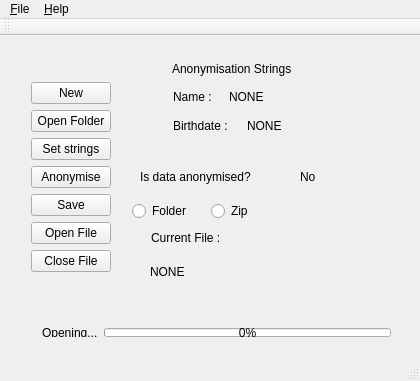
<?xml version="1.0" encoding="UTF-8"?>
<ui version="4.0">
 <class>MainWindow</class>
 <widget class="QMainWindow" name="MainWindow">
  <property name="geometry">
   <rect>
    <x>0</x>
    <y>0</y>
    <width>420</width>
    <height>381</height>
   </rect>
  </property>
  <property name="windowTitle">
   <string>MainWindow</string>
  </property>
  <widget class="QWidget" name="centralWidget">
   <widget class="QLabel" name="label">
    <property name="geometry">
     <rect>
      <x>172</x>
      <y>22</y>
      <width>146</width>
      <height>21</height>
     </rect>
    </property>
    <property name="text">
     <string>Anonymisation Strings</string>
    </property>
   </widget>
   <widget class="QLabel" name="label_2">
    <property name="geometry">
     <rect>
      <x>173</x>
      <y>50</y>
      <width>50</width>
      <height>21</height>
     </rect>
    </property>
    <property name="text">
     <string>Name : </string>
    </property>
   </widget>
   <widget class="QLabel" name="label_3">
    <property name="geometry">
     <rect>
      <x>173</x>
      <y>79</y>
      <width>68</width>
      <height>21</height>
     </rect>
    </property>
    <property name="text">
     <string>Birthdate :</string>
    </property>
   </widget>
   <widget class="QLabel" name="nameAnonUI">
    <property name="geometry">
     <rect>
      <x>229</x>
      <y>50</y>
      <width>161</width>
      <height>21</height>
     </rect>
    </property>
    <property name="text">
     <string>NONE</string>
    </property>
   </widget>
   <widget class="QLabel" name="dateAnonUI">
    <property name="geometry">
     <rect>
      <x>247</x>
      <y>79</y>
      <width>141</width>
      <height>21</height>
     </rect>
    </property>
    <property name="text">
     <string>NONE</string>
    </property>
   </widget>
   <widget class="QWidget" name="layoutWidget">
    <property name="geometry">
     <rect>
      <x>20</x>
      <y>20</y>
      <width>102</width>
      <height>243</height>
     </rect>
    </property>
    <layout class="QVBoxLayout" name="verticalLayout_2">
     <item>
      <layout class="QVBoxLayout" name="verticalLayout">
       <item>
        <widget class="QPushButton" name="newPushButton">
         <property name="text">
          <string>New</string>
         </property>
        </widget>
       </item>
       <item>
        <widget class="QPushButton" name="openFolderPushButton">
         <property name="text">
          <string>Open Folder</string>
         </property>
        </widget>
       </item>
       <item>
        <widget class="QPushButton" name="setStringsButton">
         <property name="text">
          <string>Set strings</string>
         </property>
        </widget>
       </item>
       <item>
        <widget class="QPushButton" name="anonPushButton">
         <property name="text">
          <string>Anonymise</string>
         </property>
        </widget>
       </item>
       <item>
        <widget class="QPushButton" name="savePushButton">
         <property name="text">
          <string>Save</string>
         </property>
        </widget>
       </item>
       <item>
        <widget class="QPushButton" name="openFilePushButton">
         <property name="text">
          <string>Open File</string>
         </property>
        </widget>
       </item>
       <item>
        <widget class="QPushButton" name="closeFilePushbutton">
         <property name="text">
          <string>Close File</string>
         </property>
        </widget>
       </item>
      </layout>
     </item>
    </layout>
   </widget>
   <widget class="QLabel" name="currentFileConst">
    <property name="geometry">
     <rect>
      <x>151</x>
      <y>191</y>
      <width>84</width>
      <height>21</height>
     </rect>
    </property>
    <property name="text">
     <string>Current File :</string>
    </property>
   </widget>
   <widget class="QLabel" name="currentFileValue">
    <property name="geometry">
     <rect>
      <x>150</x>
      <y>210</y>
      <width>291</width>
      <height>51</height>
     </rect>
    </property>
    <property name="text">
     <string>NONE</string>
    </property>
   </widget>
   <widget class="QLabel" name="label_4">
    <property name="geometry">
     <rect>
      <x>140</x>
      <y>130</y>
      <width>141</width>
      <height>21</height>
     </rect>
    </property>
    <property name="text">
     <string>Is data anonymised?</string>
    </property>
   </widget>
   <widget class="QLabel" name="isDataAnonValue">
    <property name="geometry">
     <rect>
      <x>300</x>
      <y>130</y>
      <width>65</width>
      <height>21</height>
     </rect>
    </property>
    <property name="text">
     <string>No</string>
    </property>
   </widget>
   <widget class="QRadioButton" name="radioZip">
    <property name="geometry">
     <rect>
      <x>211</x>
      <y>162</y>
      <width>50</width>
      <height>26</height>
     </rect>
    </property>
    <property name="text">
     <string>Zip</string>
    </property>
   </widget>
   <widget class="QRadioButton" name="radioFolder">
    <property name="geometry">
     <rect>
      <x>132</x>
      <y>162</y>
      <width>73</width>
      <height>26</height>
     </rect>
    </property>
    <property name="text">
     <string>Folder</string>
    </property>
   </widget>
   <widget class="QWidget" name="">
    <property name="geometry">
     <rect>
      <x>31</x>
      <y>281</y>
      <width>371</width>
      <height>31</height>
     </rect>
    </property>
    <layout class="QHBoxLayout" name="horizontalLayout">
     <item>
      <widget class="QLabel" name="SaveOpenText">
       <property name="text">
        <string>Opening...</string>
       </property>
      </widget>
     </item>
     <item>
      <widget class="QProgressBar" name="progressBar">
       <property name="value">
        <number>0</number>
       </property>
      </widget>
     </item>
    </layout>
   </widget>
   <zorder>label</zorder>
   <zorder>label_2</zorder>
   <zorder>label_3</zorder>
   <zorder>nameAnonUI</zorder>
   <zorder>dateAnonUI</zorder>
   <zorder>layoutWidget</zorder>
   <zorder>layoutWidget</zorder>
   <zorder>currentFileConst</zorder>
   <zorder>currentFileValue</zorder>
   <zorder>label_4</zorder>
   <zorder>isDataAnonValue</zorder>
   <zorder>progressBar</zorder>
   <zorder>SaveOpenText</zorder>
  </widget>
  <widget class="QMenuBar" name="menuBar">
   <property name="geometry">
    <rect>
     <x>0</x>
     <y>0</y>
     <width>420</width>
     <height>27</height>
    </rect>
   </property>
   <widget class="QMenu" name="menu_About">
    <property name="title">
     <string>&amp;Help</string>
    </property>
    <addaction name="action_About"/>
   </widget>
   <widget class="QMenu" name="menuMusic_Tool">
    <property name="title">
     <string>&amp;File</string>
    </property>
    <addaction name="action_Open"/>
    <addaction name="actionOpen_Folder"/>
    <addaction name="actionClose"/>
   </widget>
   <addaction name="menuMusic_Tool"/>
   <addaction name="menu_About"/>
  </widget>
  <widget class="QToolBar" name="mainToolBar">
   <attribute name="toolBarArea">
    <enum>TopToolBarArea</enum>
   </attribute>
   <attribute name="toolBarBreak">
    <bool>false</bool>
   </attribute>
  </widget>
  <widget class="QStatusBar" name="statusBar"/>
  <action name="action_Open">
   <property name="text">
    <string>Open File</string>
   </property>
  </action>
  <action name="action_About">
   <property name="text">
    <string>&amp;About</string>
   </property>
  </action>
  <action name="actionOpen_Folder">
   <property name="text">
    <string>Open Folder</string>
   </property>
  </action>
  <action name="actionClose">
   <property name="text">
    <string>Close</string>
   </property>
  </action>
 </widget>
 <layoutdefault spacing="6" margin="11"/>
 <resources/>
 <connections/>
</ui>
